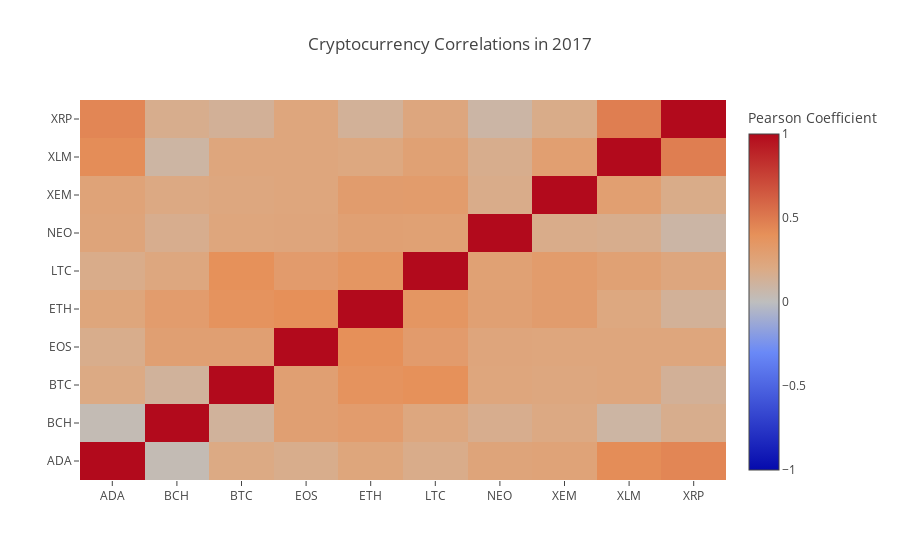

The notebook cell this image was saved under:
### Code cell
correlation_heatmap(combined_df.pct_change(), "Cryptocurrency Correlations in 2017")
